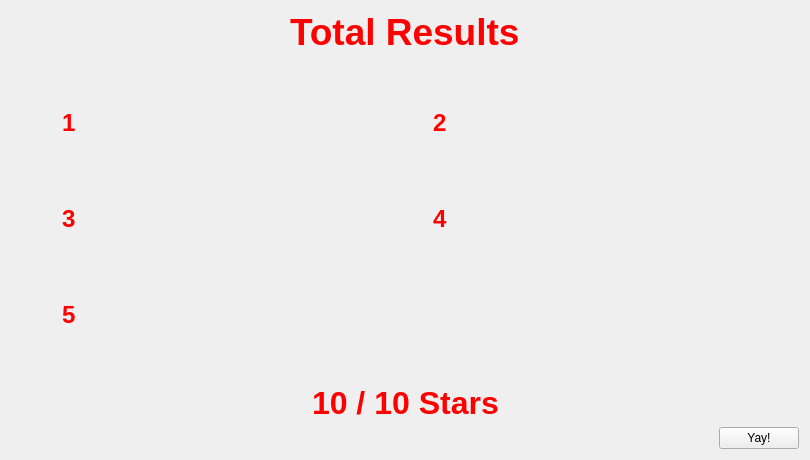
<?xml version="1.0" encoding="UTF-8"?>
<ui version="4.0">
 <class>WTotalRating</class>
 <widget class="QWidget" name="WTotalRating">
  <property name="geometry">
   <rect>
    <x>0</x>
    <y>0</y>
    <width>810</width>
    <height>460</height>
   </rect>
  </property>
  <property name="windowTitle">
   <string>Form</string>
  </property>
  <layout class="QGridLayout" name="gridLayout_2">
   <item row="0" column="0">
    <layout class="QVBoxLayout" name="verticalLayout">
     <item>
      <layout class="QHBoxLayout" name="horizontalLayout_9">
       <item>
        <spacer name="horizontalSpacer_18">
         <property name="orientation">
          <enum>Qt::Horizontal</enum>
         </property>
         <property name="sizeHint" stdset="0">
          <size>
           <width>40</width>
           <height>20</height>
          </size>
         </property>
        </spacer>
       </item>
       <item>
        <widget class="QLabel" name="title">
         <property name="font">
          <font>
           <pointsize>28</pointsize>
           <weight>75</weight>
           <bold>true</bold>
          </font>
         </property>
         <property name="styleSheet">
          <string notr="true">color: red;</string>
         </property>
         <property name="text">
          <string>Total Results</string>
         </property>
        </widget>
       </item>
       <item>
        <spacer name="horizontalSpacer_17">
         <property name="orientation">
          <enum>Qt::Horizontal</enum>
         </property>
         <property name="sizeHint" stdset="0">
          <size>
           <width>40</width>
           <height>20</height>
          </size>
         </property>
        </spacer>
       </item>
      </layout>
     </item>
     <item>
      <spacer name="verticalSpacer_2">
       <property name="orientation">
        <enum>Qt::Vertical</enum>
       </property>
       <property name="sizeHint" stdset="0">
        <size>
         <width>20</width>
         <height>40</height>
        </size>
       </property>
      </spacer>
     </item>
     <item>
      <layout class="QGridLayout" name="gridLayout">
       <item row="2" column="1">
        <layout class="QHBoxLayout" name="horizontalLayout_4">
         <item>
          <widget class="QLabel" name="label_3">
           <property name="font">
            <font>
             <pointsize>18</pointsize>
             <weight>75</weight>
             <bold>true</bold>
            </font>
           </property>
           <property name="styleSheet">
            <string notr="true">color: red;</string>
           </property>
           <property name="text">
            <string>3</string>
           </property>
          </widget>
         </item>
         <item>
          <spacer name="horizontalSpacer_8">
           <property name="orientation">
            <enum>Qt::Horizontal</enum>
           </property>
           <property name="sizeType">
            <enum>QSizePolicy::Fixed</enum>
           </property>
           <property name="sizeHint" stdset="0">
            <size>
             <width>20</width>
             <height>20</height>
            </size>
           </property>
          </spacer>
         </item>
         <item>
          <widget class="QLabel" name="s3_1">
           <property name="minimumSize">
            <size>
             <width>50</width>
             <height>50</height>
            </size>
           </property>
           <property name="maximumSize">
            <size>
             <width>50</width>
             <height>50</height>
            </size>
           </property>
           <property name="text">
            <string/>
           </property>
          </widget>
         </item>
         <item>
          <widget class="QLabel" name="s3_2">
           <property name="minimumSize">
            <size>
             <width>50</width>
             <height>50</height>
            </size>
           </property>
           <property name="maximumSize">
            <size>
             <width>50</width>
             <height>50</height>
            </size>
           </property>
           <property name="text">
            <string/>
           </property>
          </widget>
         </item>
         <item>
          <widget class="QLabel" name="s3_3">
           <property name="minimumSize">
            <size>
             <width>50</width>
             <height>50</height>
            </size>
           </property>
           <property name="maximumSize">
            <size>
             <width>50</width>
             <height>50</height>
            </size>
           </property>
           <property name="text">
            <string/>
           </property>
          </widget>
         </item>
         <item>
          <widget class="QLabel" name="s3_4">
           <property name="minimumSize">
            <size>
             <width>50</width>
             <height>50</height>
            </size>
           </property>
           <property name="maximumSize">
            <size>
             <width>50</width>
             <height>50</height>
            </size>
           </property>
           <property name="text">
            <string/>
           </property>
          </widget>
         </item>
         <item>
          <widget class="QLabel" name="s3_5">
           <property name="minimumSize">
            <size>
             <width>50</width>
             <height>50</height>
            </size>
           </property>
           <property name="maximumSize">
            <size>
             <width>50</width>
             <height>50</height>
            </size>
           </property>
           <property name="text">
            <string/>
           </property>
          </widget>
         </item>
        </layout>
       </item>
       <item row="4" column="1">
        <layout class="QHBoxLayout" name="horizontalLayout_6">
         <item>
          <widget class="QLabel" name="label_5">
           <property name="enabled">
            <bool>true</bool>
           </property>
           <property name="font">
            <font>
             <pointsize>18</pointsize>
             <weight>75</weight>
             <bold>true</bold>
            </font>
           </property>
           <property name="styleSheet">
            <string notr="true">color: red;</string>
           </property>
           <property name="text">
            <string>5</string>
           </property>
          </widget>
         </item>
         <item>
          <spacer name="horizontalSpacer_9">
           <property name="orientation">
            <enum>Qt::Horizontal</enum>
           </property>
           <property name="sizeType">
            <enum>QSizePolicy::Fixed</enum>
           </property>
           <property name="sizeHint" stdset="0">
            <size>
             <width>20</width>
             <height>20</height>
            </size>
           </property>
          </spacer>
         </item>
         <item>
          <widget class="QLabel" name="s5_1">
           <property name="minimumSize">
            <size>
             <width>50</width>
             <height>50</height>
            </size>
           </property>
           <property name="maximumSize">
            <size>
             <width>50</width>
             <height>50</height>
            </size>
           </property>
           <property name="text">
            <string/>
           </property>
          </widget>
         </item>
         <item>
          <widget class="QLabel" name="s5_2">
           <property name="minimumSize">
            <size>
             <width>50</width>
             <height>50</height>
            </size>
           </property>
           <property name="maximumSize">
            <size>
             <width>50</width>
             <height>50</height>
            </size>
           </property>
           <property name="text">
            <string/>
           </property>
          </widget>
         </item>
         <item>
          <widget class="QLabel" name="s5_3">
           <property name="minimumSize">
            <size>
             <width>50</width>
             <height>50</height>
            </size>
           </property>
           <property name="maximumSize">
            <size>
             <width>50</width>
             <height>50</height>
            </size>
           </property>
           <property name="text">
            <string/>
           </property>
          </widget>
         </item>
         <item>
          <widget class="QLabel" name="s5_4">
           <property name="minimumSize">
            <size>
             <width>50</width>
             <height>50</height>
            </size>
           </property>
           <property name="maximumSize">
            <size>
             <width>50</width>
             <height>50</height>
            </size>
           </property>
           <property name="text">
            <string/>
           </property>
          </widget>
         </item>
         <item>
          <widget class="QLabel" name="s5_5">
           <property name="minimumSize">
            <size>
             <width>50</width>
             <height>50</height>
            </size>
           </property>
           <property name="maximumSize">
            <size>
             <width>50</width>
             <height>50</height>
            </size>
           </property>
           <property name="text">
            <string/>
           </property>
          </widget>
         </item>
        </layout>
       </item>
       <item row="4" column="3">
        <layout class="QHBoxLayout" name="horizontalLayout_7">
         <item>
          <spacer name="horizontalSpacer_16">
           <property name="orientation">
            <enum>Qt::Horizontal</enum>
           </property>
           <property name="sizeHint" stdset="0">
            <size>
             <width>40</width>
             <height>20</height>
            </size>
           </property>
          </spacer>
         </item>
        </layout>
       </item>
       <item row="4" column="4">
        <spacer name="horizontalSpacer_15">
         <property name="orientation">
          <enum>Qt::Horizontal</enum>
         </property>
         <property name="sizeHint" stdset="0">
          <size>
           <width>40</width>
           <height>20</height>
          </size>
         </property>
        </spacer>
       </item>
       <item row="2" column="2">
        <spacer name="horizontalSpacer_3">
         <property name="orientation">
          <enum>Qt::Horizontal</enum>
         </property>
         <property name="sizeHint" stdset="0">
          <size>
           <width>40</width>
           <height>20</height>
          </size>
         </property>
        </spacer>
       </item>
       <item row="2" column="4">
        <spacer name="horizontalSpacer_13">
         <property name="orientation">
          <enum>Qt::Horizontal</enum>
         </property>
         <property name="sizeHint" stdset="0">
          <size>
           <width>40</width>
           <height>20</height>
          </size>
         </property>
        </spacer>
       </item>
       <item row="4" column="0">
        <spacer name="horizontalSpacer_6">
         <property name="orientation">
          <enum>Qt::Horizontal</enum>
         </property>
         <property name="sizeHint" stdset="0">
          <size>
           <width>40</width>
           <height>20</height>
          </size>
         </property>
        </spacer>
       </item>
       <item row="1" column="3">
        <spacer name="verticalSpacer_4">
         <property name="orientation">
          <enum>Qt::Vertical</enum>
         </property>
         <property name="sizeHint" stdset="0">
          <size>
           <width>20</width>
           <height>40</height>
          </size>
         </property>
        </spacer>
       </item>
       <item row="2" column="0">
        <spacer name="horizontalSpacer_5">
         <property name="orientation">
          <enum>Qt::Horizontal</enum>
         </property>
         <property name="sizeHint" stdset="0">
          <size>
           <width>40</width>
           <height>20</height>
          </size>
         </property>
        </spacer>
       </item>
       <item row="0" column="0">
        <spacer name="horizontalSpacer_12">
         <property name="orientation">
          <enum>Qt::Horizontal</enum>
         </property>
         <property name="sizeHint" stdset="0">
          <size>
           <width>40</width>
           <height>20</height>
          </size>
         </property>
        </spacer>
       </item>
       <item row="0" column="4">
        <spacer name="horizontalSpacer_14">
         <property name="orientation">
          <enum>Qt::Horizontal</enum>
         </property>
         <property name="sizeHint" stdset="0">
          <size>
           <width>40</width>
           <height>20</height>
          </size>
         </property>
        </spacer>
       </item>
       <item row="0" column="1">
        <layout class="QHBoxLayout" name="horizontalLayout_2">
         <item>
          <widget class="QLabel" name="label">
           <property name="font">
            <font>
             <pointsize>18</pointsize>
             <weight>75</weight>
             <bold>true</bold>
            </font>
           </property>
           <property name="styleSheet">
            <string notr="true">color: red;</string>
           </property>
           <property name="text">
            <string>1</string>
           </property>
          </widget>
         </item>
         <item>
          <spacer name="horizontalSpacer_7">
           <property name="orientation">
            <enum>Qt::Horizontal</enum>
           </property>
           <property name="sizeType">
            <enum>QSizePolicy::Fixed</enum>
           </property>
           <property name="sizeHint" stdset="0">
            <size>
             <width>20</width>
             <height>20</height>
            </size>
           </property>
          </spacer>
         </item>
         <item>
          <widget class="QLabel" name="s1_1">
           <property name="minimumSize">
            <size>
             <width>50</width>
             <height>50</height>
            </size>
           </property>
           <property name="maximumSize">
            <size>
             <width>50</width>
             <height>50</height>
            </size>
           </property>
           <property name="text">
            <string/>
           </property>
          </widget>
         </item>
         <item>
          <widget class="QLabel" name="s1_2">
           <property name="minimumSize">
            <size>
             <width>50</width>
             <height>50</height>
            </size>
           </property>
           <property name="maximumSize">
            <size>
             <width>50</width>
             <height>50</height>
            </size>
           </property>
           <property name="text">
            <string/>
           </property>
          </widget>
         </item>
         <item>
          <widget class="QLabel" name="s1_3">
           <property name="minimumSize">
            <size>
             <width>50</width>
             <height>50</height>
            </size>
           </property>
           <property name="maximumSize">
            <size>
             <width>50</width>
             <height>50</height>
            </size>
           </property>
           <property name="text">
            <string/>
           </property>
          </widget>
         </item>
         <item>
          <widget class="QLabel" name="s1_4">
           <property name="minimumSize">
            <size>
             <width>50</width>
             <height>50</height>
            </size>
           </property>
           <property name="maximumSize">
            <size>
             <width>50</width>
             <height>50</height>
            </size>
           </property>
           <property name="text">
            <string/>
           </property>
          </widget>
         </item>
         <item>
          <widget class="QLabel" name="s1_5">
           <property name="minimumSize">
            <size>
             <width>50</width>
             <height>50</height>
            </size>
           </property>
           <property name="maximumSize">
            <size>
             <width>50</width>
             <height>50</height>
            </size>
           </property>
           <property name="text">
            <string/>
           </property>
          </widget>
         </item>
        </layout>
       </item>
       <item row="4" column="2">
        <spacer name="horizontalSpacer_4">
         <property name="orientation">
          <enum>Qt::Horizontal</enum>
         </property>
         <property name="sizeHint" stdset="0">
          <size>
           <width>40</width>
           <height>20</height>
          </size>
         </property>
        </spacer>
       </item>
       <item row="1" column="1">
        <spacer name="verticalSpacer_3">
         <property name="orientation">
          <enum>Qt::Vertical</enum>
         </property>
         <property name="sizeHint" stdset="0">
          <size>
           <width>20</width>
           <height>40</height>
          </size>
         </property>
        </spacer>
       </item>
       <item row="0" column="2">
        <spacer name="horizontalSpacer_2">
         <property name="orientation">
          <enum>Qt::Horizontal</enum>
         </property>
         <property name="sizeHint" stdset="0">
          <size>
           <width>40</width>
           <height>20</height>
          </size>
         </property>
        </spacer>
       </item>
       <item row="0" column="3">
        <layout class="QHBoxLayout" name="horizontalLayout_3">
         <item>
          <widget class="QLabel" name="label_2">
           <property name="font">
            <font>
             <pointsize>18</pointsize>
             <weight>75</weight>
             <bold>true</bold>
            </font>
           </property>
           <property name="styleSheet">
            <string notr="true">color: red;</string>
           </property>
           <property name="text">
            <string>2</string>
           </property>
          </widget>
         </item>
         <item>
          <spacer name="horizontalSpacer_10">
           <property name="orientation">
            <enum>Qt::Horizontal</enum>
           </property>
           <property name="sizeType">
            <enum>QSizePolicy::Fixed</enum>
           </property>
           <property name="sizeHint" stdset="0">
            <size>
             <width>20</width>
             <height>20</height>
            </size>
           </property>
          </spacer>
         </item>
         <item>
          <widget class="QLabel" name="s2_1">
           <property name="minimumSize">
            <size>
             <width>50</width>
             <height>50</height>
            </size>
           </property>
           <property name="maximumSize">
            <size>
             <width>50</width>
             <height>50</height>
            </size>
           </property>
           <property name="text">
            <string/>
           </property>
          </widget>
         </item>
         <item>
          <widget class="QLabel" name="s2_2">
           <property name="minimumSize">
            <size>
             <width>50</width>
             <height>50</height>
            </size>
           </property>
           <property name="maximumSize">
            <size>
             <width>50</width>
             <height>50</height>
            </size>
           </property>
           <property name="text">
            <string/>
           </property>
          </widget>
         </item>
         <item>
          <widget class="QLabel" name="s2_3">
           <property name="minimumSize">
            <size>
             <width>50</width>
             <height>50</height>
            </size>
           </property>
           <property name="maximumSize">
            <size>
             <width>50</width>
             <height>50</height>
            </size>
           </property>
           <property name="text">
            <string/>
           </property>
          </widget>
         </item>
         <item>
          <widget class="QLabel" name="s2_4">
           <property name="minimumSize">
            <size>
             <width>50</width>
             <height>50</height>
            </size>
           </property>
           <property name="maximumSize">
            <size>
             <width>50</width>
             <height>50</height>
            </size>
           </property>
           <property name="text">
            <string/>
           </property>
          </widget>
         </item>
         <item>
          <widget class="QLabel" name="s2_5">
           <property name="minimumSize">
            <size>
             <width>50</width>
             <height>50</height>
            </size>
           </property>
           <property name="maximumSize">
            <size>
             <width>50</width>
             <height>50</height>
            </size>
           </property>
           <property name="text">
            <string/>
           </property>
          </widget>
         </item>
        </layout>
       </item>
       <item row="2" column="3">
        <layout class="QHBoxLayout" name="horizontalLayout_5">
         <item>
          <widget class="QLabel" name="label_4">
           <property name="font">
            <font>
             <pointsize>18</pointsize>
             <weight>75</weight>
             <bold>true</bold>
            </font>
           </property>
           <property name="styleSheet">
            <string notr="true">color: red;</string>
           </property>
           <property name="text">
            <string>4</string>
           </property>
          </widget>
         </item>
         <item>
          <spacer name="horizontalSpacer_11">
           <property name="orientation">
            <enum>Qt::Horizontal</enum>
           </property>
           <property name="sizeType">
            <enum>QSizePolicy::Fixed</enum>
           </property>
           <property name="sizeHint" stdset="0">
            <size>
             <width>20</width>
             <height>20</height>
            </size>
           </property>
          </spacer>
         </item>
         <item>
          <widget class="QLabel" name="s4_1">
           <property name="minimumSize">
            <size>
             <width>50</width>
             <height>50</height>
            </size>
           </property>
           <property name="maximumSize">
            <size>
             <width>50</width>
             <height>50</height>
            </size>
           </property>
           <property name="text">
            <string/>
           </property>
          </widget>
         </item>
         <item>
          <widget class="QLabel" name="s4_2">
           <property name="minimumSize">
            <size>
             <width>50</width>
             <height>50</height>
            </size>
           </property>
           <property name="maximumSize">
            <size>
             <width>50</width>
             <height>50</height>
            </size>
           </property>
           <property name="text">
            <string/>
           </property>
          </widget>
         </item>
         <item>
          <widget class="QLabel" name="s4_3">
           <property name="minimumSize">
            <size>
             <width>50</width>
             <height>50</height>
            </size>
           </property>
           <property name="maximumSize">
            <size>
             <width>50</width>
             <height>50</height>
            </size>
           </property>
           <property name="text">
            <string/>
           </property>
          </widget>
         </item>
         <item>
          <widget class="QLabel" name="s4_4">
           <property name="minimumSize">
            <size>
             <width>50</width>
             <height>50</height>
            </size>
           </property>
           <property name="maximumSize">
            <size>
             <width>50</width>
             <height>50</height>
            </size>
           </property>
           <property name="text">
            <string/>
           </property>
          </widget>
         </item>
         <item>
          <widget class="QLabel" name="s4_5">
           <property name="minimumSize">
            <size>
             <width>50</width>
             <height>50</height>
            </size>
           </property>
           <property name="maximumSize">
            <size>
             <width>50</width>
             <height>50</height>
            </size>
           </property>
           <property name="text">
            <string/>
           </property>
          </widget>
         </item>
        </layout>
       </item>
       <item row="3" column="3">
        <spacer name="verticalSpacer_5">
         <property name="orientation">
          <enum>Qt::Vertical</enum>
         </property>
         <property name="sizeHint" stdset="0">
          <size>
           <width>20</width>
           <height>40</height>
          </size>
         </property>
        </spacer>
       </item>
       <item row="3" column="1">
        <spacer name="verticalSpacer_6">
         <property name="orientation">
          <enum>Qt::Vertical</enum>
         </property>
         <property name="sizeHint" stdset="0">
          <size>
           <width>20</width>
           <height>40</height>
          </size>
         </property>
        </spacer>
       </item>
      </layout>
     </item>
     <item>
      <spacer name="verticalSpacer">
       <property name="orientation">
        <enum>Qt::Vertical</enum>
       </property>
       <property name="sizeType">
        <enum>QSizePolicy::Expanding</enum>
       </property>
       <property name="sizeHint" stdset="0">
        <size>
         <width>20</width>
         <height>40</height>
        </size>
       </property>
      </spacer>
     </item>
     <item>
      <layout class="QHBoxLayout" name="horizontalLayout_8">
       <item>
        <spacer name="horizontalSpacer_19">
         <property name="orientation">
          <enum>Qt::Horizontal</enum>
         </property>
         <property name="sizeHint" stdset="0">
          <size>
           <width>40</width>
           <height>20</height>
          </size>
         </property>
        </spacer>
       </item>
       <item>
        <widget class="QLabel" name="labTotalRating">
         <property name="font">
          <font>
           <pointsize>24</pointsize>
           <weight>75</weight>
           <bold>true</bold>
          </font>
         </property>
         <property name="styleSheet">
          <string notr="true">color: red;</string>
         </property>
         <property name="text">
          <string>10 / 10 Stars</string>
         </property>
        </widget>
       </item>
       <item>
        <spacer name="horizontalSpacer_20">
         <property name="orientation">
          <enum>Qt::Horizontal</enum>
         </property>
         <property name="sizeHint" stdset="0">
          <size>
           <width>40</width>
           <height>20</height>
          </size>
         </property>
        </spacer>
       </item>
      </layout>
     </item>
     <item>
      <layout class="QHBoxLayout" name="horizontalLayout">
       <item>
        <spacer name="horizontalSpacer">
         <property name="orientation">
          <enum>Qt::Horizontal</enum>
         </property>
         <property name="sizeHint" stdset="0">
          <size>
           <width>40</width>
           <height>20</height>
          </size>
         </property>
        </spacer>
       </item>
       <item>
        <widget class="QPushButton" name="butTotalRatingToMainMenu">
         <property name="text">
          <string>Yay!</string>
         </property>
        </widget>
       </item>
      </layout>
     </item>
    </layout>
   </item>
  </layout>
 </widget>
 <resources/>
 <connections/>
</ui>
